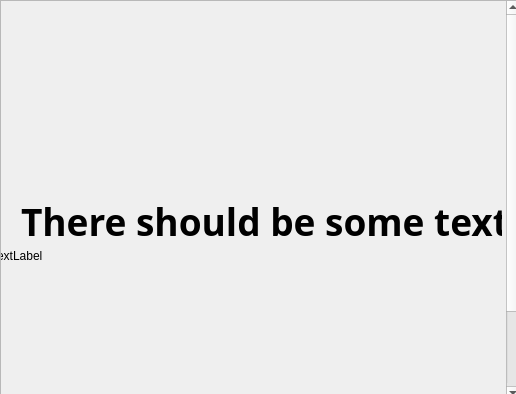
<?xml version="1.0" encoding="UTF-8"?>
<ui version="4.0">
 <class>Pkulife</class>
 <widget class="QWidget" name="Pkulife">
  <property name="geometry">
   <rect>
    <x>0</x>
    <y>0</y>
    <width>516</width>
    <height>394</height>
   </rect>
  </property>
  <property name="windowTitle">
   <string>Form</string>
  </property>
  <widget class="QScrollArea" name="scrollArea">
   <property name="geometry">
    <rect>
     <x>0</x>
     <y>0</y>
     <width>521</width>
     <height>401</height>
    </rect>
   </property>
   <property name="widgetResizable">
    <bool>true</bool>
   </property>
   <widget class="QWidget" name="scrollAreaWidgetContents">
    <property name="geometry">
     <rect>
      <x>0</x>
      <y>0</y>
      <width>509</width>
      <height>500</height>
     </rect>
    </property>
    <property name="minimumSize">
     <size>
      <width>0</width>
      <height>500</height>
     </size>
    </property>
    <widget class="QLabel" name="label">
     <property name="geometry">
      <rect>
       <x>20</x>
       <y>30</y>
       <width>481</width>
       <height>381</height>
      </rect>
     </property>
     <property name="font">
      <font>
       <family>华文中宋</family>
       <pointsize>12</pointsize>
      </font>
     </property>
     <property name="text">
      <string>&lt;html&gt;&lt;head/&gt;&lt;body&gt;&lt;p&gt;&lt;span style=&quot; font-size:28pt; font-weight:700;&quot;&gt;There should be some text&lt;/span&gt;&lt;/p&gt;&lt;/body&gt;&lt;/html&gt;</string>
     </property>
     <property name="scaledContents">
      <bool>false</bool>
     </property>
     <property name="wordWrap">
      <bool>false</bool>
     </property>
    </widget>
    <widget class="QLabel" name="label_background">
     <property name="geometry">
      <rect>
       <x>-10</x>
       <y>-10</y>
       <width>561</width>
       <height>531</height>
      </rect>
     </property>
     <property name="text">
      <string>TextLabel</string>
     </property>
     <property name="textFormat">
      <enum>Qt::RichText</enum>
     </property>
     <property name="margin">
      <number>-1</number>
     </property>
    </widget>
    <zorder>label_background</zorder>
    <zorder>label</zorder>
   </widget>
  </widget>
 </widget>
 <resources/>
 <connections/>
</ui>
